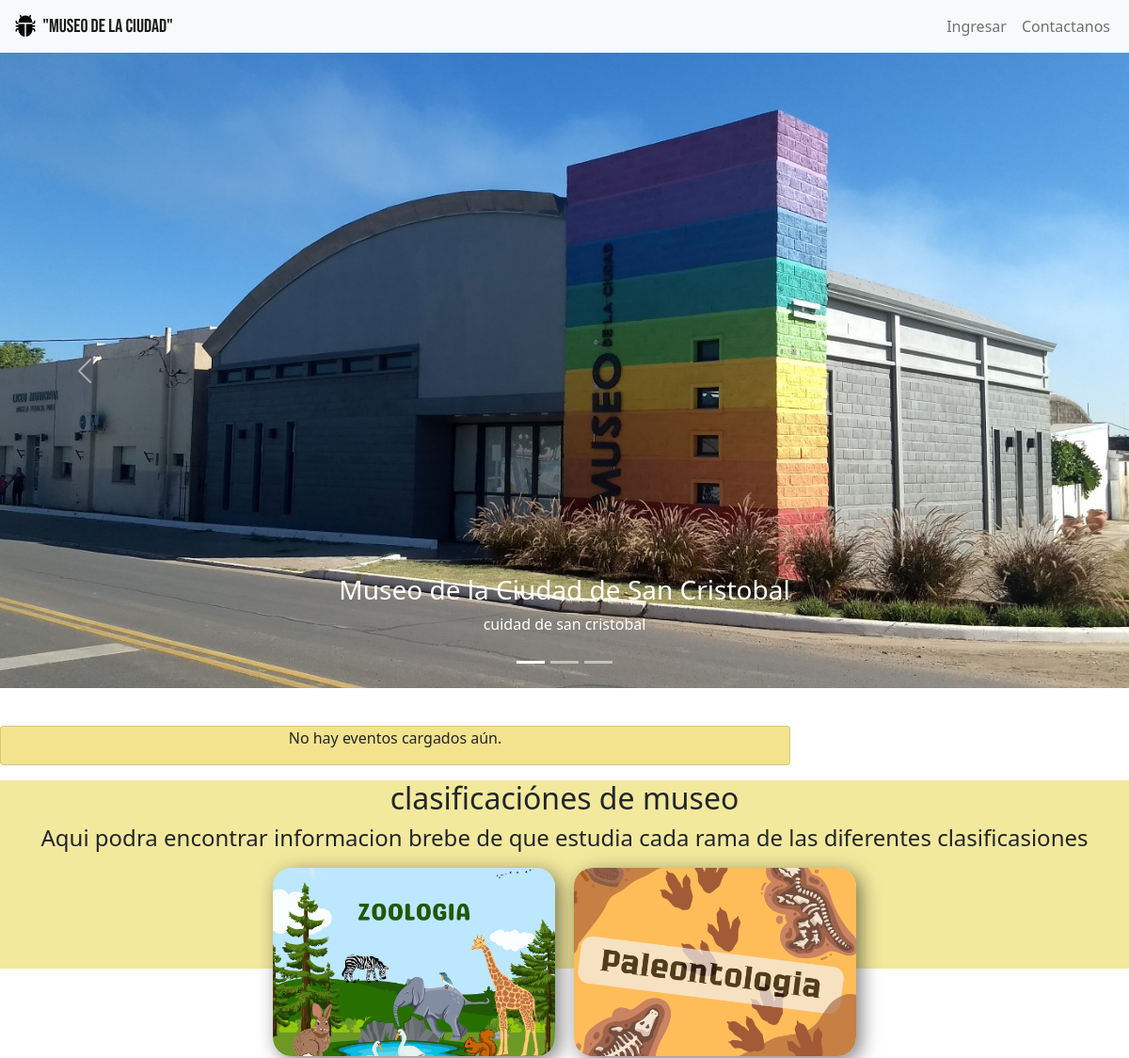
Before: / (upper part) with the older database file.
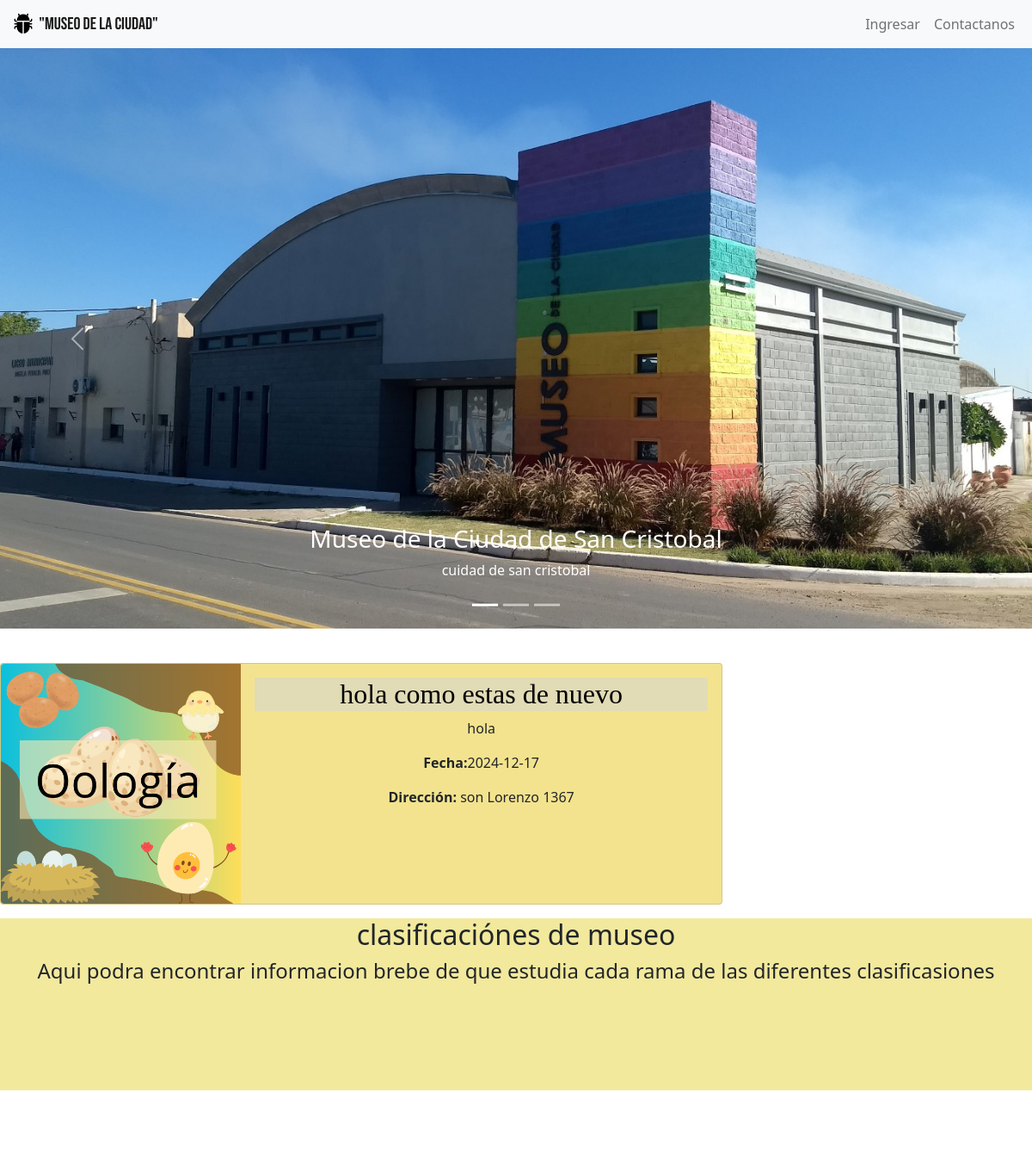
After: the same page with the newer database file.
### tables this page shows
CREATE TABLE `evento` (
  `idEvent` int(11) NOT NULL,
  `texto` varchar(255) NOT NULL,
  `fecha` date NOT NULL,
  `direccion` varchar(255) NOT NULL,
  `titulo` varchar(40) NOT NULL,
  `archivoimagen` varchar(50) NOT NULL
);

### index.php (the view, shortened to what this page needs)
<?php
require_once "conexion.php";
$sql="SELECT * FROM evento ORDER BY idEvent  DESC LIMIT 1;";
$result=mysqli_query($conex,$sql);
if ($result && mysqli_num_rows($result) > 0) {
    $evento = mysqli_fetch_assoc($result);
} else {
    $evento = null;
}
?>
<!DOCTYPE html>
<html lang="es">
<head>
    <link rel="stylesheet" href="bootstrap/css/bootstrap.min.css">
    <link rel="stylesheet" href="estilo.css">
</head>
<body>
   <?php
     include('header.php');
   ?>
  <section style=" margin-bottom: 40px">
  <div id="carouselExampleCaptions" class="carousel slide">
  <div class="carousel-indicators">
    <button type="button" data-bs-target="#carouselExampleCaptions" data-bs-slide-to="0" class="active" aria-current="true" aria-label="Slide 1"></button>
    <button type="button" data-bs-target="#carouselExampleCaptions" data-bs-slide-to="1" aria-label="Slide 2"></button>
    <button type="button" data-bs-target="#carouselExampleCaptions" data-bs-slide-to="2" aria-label="Slide 3"></button>
  </div>
  <div class="carousel-inner">
    <div class="carousel-item active">
      <img src="imagenes/museo2.jpg" class="d-block w-100" alt="...">
      <div class="carousel-caption d-none d-md-block">
        <h3>Museo de la Ciudad de San Cristobal </h3>
        <p>cuidad de san cristobal</p>
      </div>
    </div>
  </div>
  <button class="carousel-control-prev" type="button" data-bs-target="#carouselExampleCaptions" data-bs-slide="prev">
    <span class="carousel-control-prev-icon" aria-hidden="true"></span>
  </button>
  <button class="carousel-control-next" type="button" data-bs-target="#carouselExampleCaptions" data-bs-slide="next">
    <span class="carousel-control-next-icon" aria-hidden="true"></span>
  </button>
</div>
  </section>
 <section class=" text-center">
  <div class="card mb-3" style="max-width: 70%;  background-color: rgba(235, 209, 67, 0.6);">
  <?php if ($evento): ?>
  <div class="row g-0">
    <div class="col-md-4">
    <img src="imagenes/<?php echo $evento['archivoimagen']; ?>" alt="Imagen del evento" class="img-fluid rounded-start"  style="width:100%; max-width:400px;">
    </div>
    <div class="col-md-8">
      <div class="card-body">
      <h2 class="card-title letraeventos" style="background-color: rgba(214, 214, 209, 0.603);"><?php echo $evento['titulo']; ?></h2>
        <p class="card-text"><?php echo nl2br(htmlspecialchars($evento['texto'])); ?></p>
        <p class="card-text"><strong>Fecha:</strong><?php echo $evento['fecha']; ?></p>
        <p class="card-text"><strong>Dirección:</strong> <?php echo $evento['direccion']; ?></p>
        <?php else:?>
            <p>No hay eventos cargados aún.</p>
        <?php endif; ?>
      </div>
    </div>
  </div>
</div>
 </section>
  <?php
     include('cartas.php');
   ?>
</body>
</html>

### header.php (shortened to what this page needs)
<header>
      <nav class="navbar navbar-expand-md navbar-light bg-light ">
      <div class="container-fluid">
      <div class="collapse navbar-collapse" id="navbarNav">
        <?php
        if(!isset($_SESSION['dnige']) && !isset($_SESSION['dniadmin']) ){
          ?>
          <ul class="navbar-nav">
          <li class="nav-item titulo">
                <a class="navbar-brand" href="#">
                <img src="imagenes/bug-fill.svg"  href="index.php" alt="Bootstrap" width="30" height="24"> "MUSEO DE LA CIUDAD"
                </a>
           </li>
         </ul>
         <ul class="navbar-nav ms-auto">
         <li class="nav-item">
            <a class="nav-link" data-bs-toggle="modal" data-bs-target="#ingresar" >Ingresar</a>
          </li>
          <li class="nav-item">
            <a class="nav-link" data-bs-toggle="modal" data-bs-target="#contacto" >Contactanos</a>
          </li>
         </ul>
         <?php
        }else if(isset($_SESSION['dnige']))  {
        ?>
         <ul class="navbar-nav">
      	<li class="nav-item">
          <a class="nav-link" href="./listados/menu.php">GERENTE</a>
        </li>
       </ul>
        <ul class="navbar-nav ms-auto">
          <li class="nav-item">
           <a class="nav-link" href="../index.php">inicio</a>
          </li>
          <li class="nav-item">
           <a href="" class="nav-link"> <?php echo  $_SESSION['nombreGe']. $_SESSION['apellidoGe'] ?></a>
          </li>
          <li class="nav-item">
           <a class="nav-link" href="../acciones/salir.php">SALIR</a>
          </li>
       </ul>
       <?php
        }else if(isset($_SESSION['dniadmin'])) {
       ?>
      <ul class="navbar-nav">
      	<li class="nav-item">
          <a class="nav-link" href="./listados/menu.php">ADMINISTRADOR</a>
        </li>
      </ul>
        <ul class="navbar-nav ms-auto">
          <li class="nav-item">
           <a class="nav-link" href="../index.php">inicio</a>
          </li>
          <li class="nav-item">
           <a href="" class="nav-link"> <?php echo  $_SESSION['nombreadmin']." ". $_SESSION['apellidoadmin'] ?></a>
          </li>
          <li class="nav-item">
            <a class="nav-link" href="../acciones/salir.php">SALIR</a>
          </li>
       </ul>
       <?php
        }
       ?>
      </div>
      </div>
      </nav>
</header>

### cartas.php (shortened to what this page needs)
<div class="contenedor coloF" >
  <div class="text-center">
    <h2> clasificaciónes de museo</h2>
    <h4> Aqui podra encontrar informacion brebe de que estudia cada rama de las diferentes clasificasiones</h4>
</div>
              <div class="tarjetas">
              <div class="box">
                <div class="face front uno">
                </div>
                <div class="face back">
                 <h3 class="card-header">Zoologia:</h3>
                   <p></p>
                </div>
              </div>
              <div class="box">
                <div class="face front dos">
                </div>
              <div class="face back">
                  <h3>Paleontología:</h3>
                  <p>La paleontología es la ciencia natural que estudia e interpreta el pasado de la vida sobre la Tierra a través de los fósiles.</p>
              </div>
            </div>
          </div>

### estilo.css (style rules this page uses)
body { background-image:url("imagenes/pasto.jpg"); }
.coloF { background-color: rgba(233, 219, 94, 0.603); }
.titulo { font-family: "Bebas Neue", sans-serif; font-weight: 400; font-style: normal; }
.letraeventos { font-family: "DM Serif Display", serif; font-weight: 400; font-style: normal; color: black; text-align: center; background-color: rgba(214, 214, 209, 0.603); }
.contenedor { width: 100%; height: 200px; }
.tarjetas { display: flex; justify-content: center; align-items: center; flex-direction: row; }
.box { position: relative; margin: 10px; width: 300px; height: 200px; text-align: center; border-radius: 20px }
.face { position: absolute; top: 0; width: 100%; height: 100%; backface-visibility: hidden; transition: all 1s; color: #f3f3f3; text-align: center; border-radius: 20px; box-shadow: 5px 5px 20px rgba(0, 0, 0, 0.5); }
.front { box-shadow: 5px 5px 20px rgba(0, 0, 0, 0.5); transform: perspective(600px) rotateY(0deg); }
.uno { background: url("imagenes/zoologia.png"); background-repeat: no-repeat; background-size: cover; background-position: center; }
.dos { background: url("imagenes/Paleontologia.png"); background-repeat: no-repeat; background-size: cover; background-position: center; }
.back { background: rgba(220, 181, 108, 0.735); color: rgba(8, 8, 8, 0.952); transform: perspective(600px) rotateY(180deg) ; text-align: center; border-radius: 20px; }
.back p { color: var(--color-letra-back-tarjeta); padding: 15px; margin-top: 0px; justify-content: center; text-align: center; font-size: 13px; font-family: var(--tipo-letra-tarjeta); background: rgba(27, 27, 27, 0.596); }
:root { --tipo-letra-tarjeta: 'Lato', sans-serif; --color-fondo-back-tarjeta: #111; --color-letra-back-tarjeta: #fff; }

Changed rows visible on the page:
added evento: archivoimagen (picture), titulo "hola como estas de nuevo", texto "hola", fecha "2024-12-17", direccion "son Lorenzo 1367"
Other visible differences:
text no longer shown: "No hay eventos cargados aún."
text now shown: "Fecha: Dirección:"
